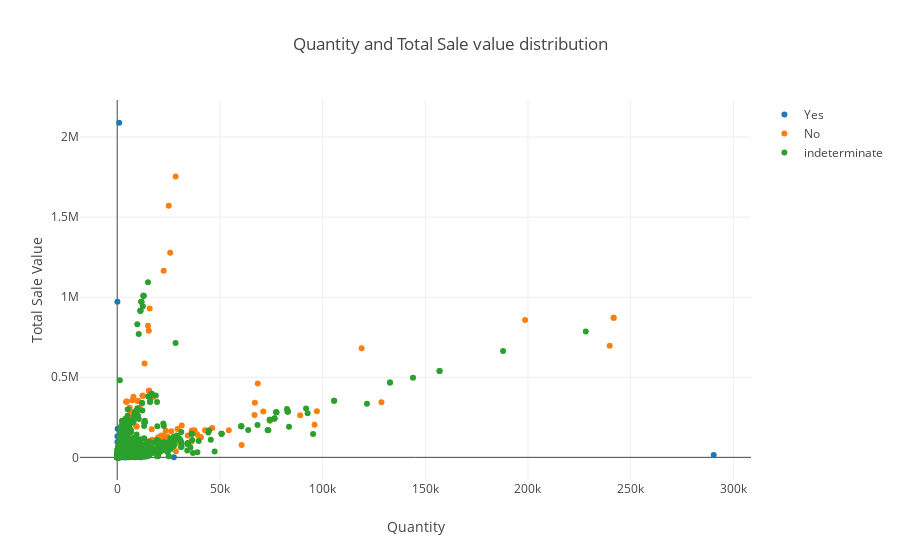

Notebook code for this chart:
### Code cell
data_sample = data.head(10000)
trace1 = go.Scatter(x=data_sample.Quantity[data.Suspicious=='Yes'] ,
                  y= data.TotalSalesValue[data.Suspicious=='Yes'],
                  name = 'Yes',
                  mode= 'markers'
                  
                  )
trace2 = go.Scatter(x=data_sample.Quantity[data.Suspicious=="No"] ,
                  y= data.TotalSalesValue[data.Suspicious=='No'],
                  name = 'No',
                  mode= 'markers'
                 
                  )
trace3 = go.Scatter(x=data_sample.Quantity[data.Suspicious=='indeterminate'] ,
                  y= data.TotalSalesValue[data.Suspicious=='indeterminate'],
                  name = 'indeterminate',
                  mode= 'markers'
                  
                  )
data1 = [trace1,trace2,trace3]

layout = go.Layout(title = 'Quantity and Total Sale value distribution',
                  xaxis = dict(title = 'Quantity'),
                  yaxis = dict(title = 'Total Sale Value'))
fig = go.Figure(data=data1,layout=layout)
iplot(fig)

### Figure 1 — Plotly figure (JSON) as saved in the notebook; plotly's stock layout.template omitted (floating-point values rounded to 4 significant figures; data arrays with more than 128 entries replaced by an {"elided": "..."} marker saying what was removed)
{"data": [{"mode": "markers", "name": "Yes", "type": "scatter", "uid": "5bf841bd-de3f-41e3-8c92-4066a83ef954", "x": [100, 107, 8678, 101, 7977, 109, 2997, 512, 101, 2324, 121, 111, 129, 2232, 4426, 1425, 547, 3966, 2880, 11333, 2100, 11389, 963, 4322, 2600, 104, 110, 5433, 4062, 5656, 27601, 1993, 955, 100, 100, 207, 290428], "y": {"elided": "181 int values"}}, {"mode": "markers", "name": "No", "type": "scatter", "uid": "b0ee981d-f6dd-49f5-a650-ad6f9e04a6e0", "x": {"elided": "538 int values"}, "y": {"elided": "2555 int values"}}, {"mode": "markers", "name": "indeterminate", "type": "scatter", "uid": "f662b1ca-8888-47b2-9b7c-db9b9540ea82", "x": {"elided": "9425 int values"}, "y": {"elided": "39846 int values"}}], "layout": {"title": {"text": "Quantity and Total Sale value distribution"}, "xaxis": {"title": {"text": "Quantity"}}, "yaxis": {"title": {"text": "Total Sale Value"}}}}
